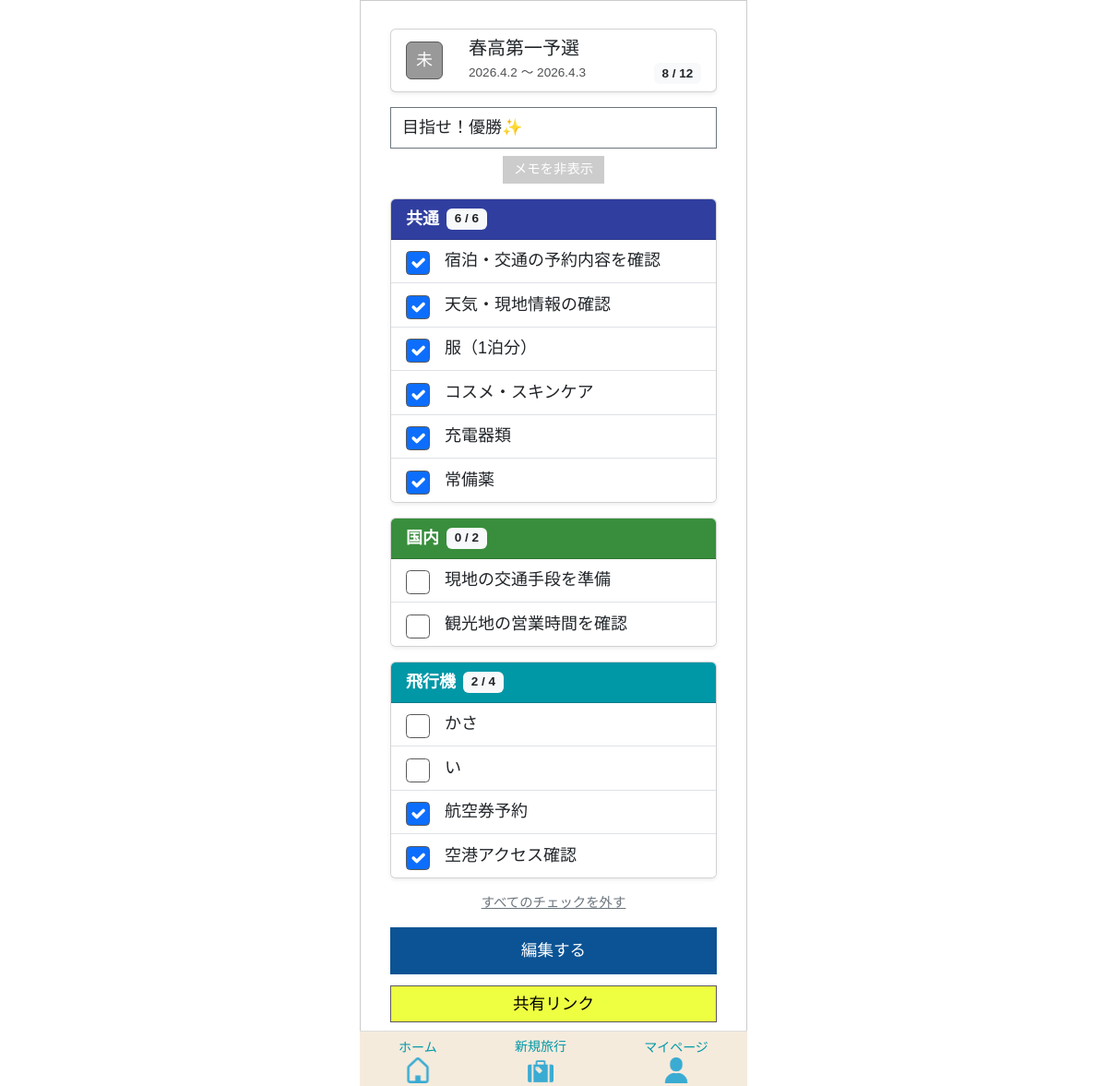
Screenshot of /tabipre/travel/310/ (signed in) with the database file from the repository.
### app/models/travel.py (models this page shows, shortened)
class Travel_info(models.Model):
    class LocationType(models.IntegerChoices):
        DOMESTIC = 0, _("国内")
        OVERSEAS = 1, _("海外")
    class StatusType(models.IntegerChoices):
        NOT_DONE  = 0, _("未")
        COMPLETE  = 1, _("完")
        PROCESSED = 2, _("済")
    travel_info_id = models.AutoField(
        primary_key=True,
        verbose_name=_("旅行情報ID")
    )
    user = models.ForeignKey(
        settings.AUTH_USER_MODEL,
        on_delete=models.CASCADE,
        verbose_name=_("ユーザーID")
    )
    travel_title = models.CharField(
        max_length=100,
        verbose_name=_("旅行タイトル")
    )
    start_date = models.DateField(
        verbose_name=_("開始日")
    )
    end_date = models.DateField(
        verbose_name=_("終了日")
    )
    location = models.IntegerField(
        choices=LocationType.choices,
        verbose_name=_("場所"),
    )
    memo = models.CharField(
        max_length=230,
        blank=True,
        verbose_name=_("メモ")
    )
    status = models.IntegerField(
        choices=StatusType.choices,
        default=0,
        verbose_name=_("ステータス")
    )
    transport = models.ManyToManyField(
        "Transport",
        through="Travelmode",
        verbose_name=_("交通手段")
    )
    created_at = models.DateTimeField(
        auto_now_add=True,
        verbose_name=_("作成日")
    )
    updated_at = models.DateTimeField(
       auto_now=True,
        verbose_name=_("更新日")
    )
    class Meta:
        verbose_name = _("旅行情報")
        verbose_name_plural = _("旅行情報")

### app/models/template.py (models this page shows, shortened)
class TravelCategory(models.Model):
    class TravelType(models.IntegerChoices):
        AUTO  = 0, _("初期作成")
        CUSTOM = 1, _("ユーザー追加")
    class CategoryColor(models.IntegerChoices):
        PINK       = 0, "#e91e63ff"
        LIGHT_PINK = 1, "#ffb7b2fe"
        ORANGE     = 2, "#f57c00ff"
        GREEN      = 3, "#388e3cff"
        CYAN       = 4, "#0097a7ff"
        BLUE       = 5, "#303f9ffe"
        BROWN      = 6, "#795548ff"
        PURPLE     = 7, "#7b1fa2ff"
    template = models.ForeignKey(
        Template,
        on_delete=models.CASCADE,
        verbose_name=_("テンプレートID")
    )
    category_name = models.CharField(
        max_length=50,
        verbose_name=_("分類名")
    )
    travel_type = models.IntegerField(
        choices=TravelType.choices,
        verbose_name=_("分類タイプ")
    )
    category_color = models.IntegerField(
        choices=CategoryColor.choices,
        verbose_name=_("分類カラー")
    )
    created_at = models.DateTimeField(
         auto_now_add=True,
         verbose_name=_("作成日")
         )
    updated_at = models.DateTimeField(
        auto_now=True,
        verbose_name=_("更新日")
        )
    class Meta:
      verbose_name = _("旅行の分類")
    @property
    def checked_count(self):
        return self.travelitem_set.filter(item_checked=1).count()
    @property
    def total_count(self):
        return self.travelitem_set.count()

class TravelItem(models.Model):
    class ItemChecked(models.IntegerChoices):
        NO  = 0, _("NO")
        YES = 1, _("YES")
    travel_category = models.ForeignKey(
        TravelCategory,
        on_delete=models.CASCADE,
        verbose_name=_("旅行の分類ID")
    )
    item_name = models.CharField(
        max_length=128,
        verbose_name=_("項目名")
    )
    item_checked = models.IntegerField(
        choices=ItemChecked.choices,
        verbose_name=_("チェック済み項目")
    )
    created_at = models.DateTimeField(
         auto_now_add=True,
         verbose_name=_("作成日")
         )
    updated_at = models.DateTimeField(
        auto_now=True,
        verbose_name=_("更新日")
        )
    class Meta:
      verbose_name = _("旅行の項目")

### app/views/old_travel/travel_detail.py (the view)
# urls.py: path("tabipre/travel/<int:travel_id>/", travel_detail, name="travel_detail"),
def travel_detail(request, travel_id):
    travel_info = get_object_or_404(Travel_info, pk=travel_id)
    template = Template.objects.filter(
    travel_info=travel_info
    ).first()
    if template:
        categories = TravelCategory.objects.filter(template=template)
        for cat in categories:
            cat.items = cat.travelitem_set.order_by('item_checked', 'id')
            cat.checked_count_display = cat.checked_count
            cat.total_count_display = cat.total_count
    else:
        categories = []
    items = TravelItem.objects.filter(
    travel_category__template__travel_info=travel_info
    )
    total_items = items.count()
    checked_items = items.filter(item_checked=1).count()
    today = timezone.now().date()
    if travel_info.end_date < today:
        status = "済"
    elif total_items > 0 and total_items == checked_items:
        status = "完"
    else:
        status = "未"
    travel_info.status_label = status
    context = {
        "travel_info": travel_info,
        "categories": categories,
        "template": template,
        "total_items": total_items,
        "checked_items": checked_items,
        "can_edit": True,
    }
    return render(request, "old_travel/travel_detail.html", context)

### templates/old_travel/travel_detail.html (shortened to what this page needs)
{% extends "base.html" %}
{% load static %}
{% block extra_css %}
{{ block.super }}
<link rel="stylesheet" href="{% static 'tabipre/css/old_template/template_base.css' %}">
{% endblock %}
{% block content %}
<div class="container mt-0">
  {% include "parts/travel_card.html" with card_travel_info=travel_info %}
  {% if travel_info.memo and not is_share_page %}
  <div class="mb-3">
    <div id="memoArea" class="collapse show">
      <div class="card memo-card">
           <div class="memo-inner">{{ travel_info.memo|linebreaksbr }}</div>
      </div>
    </div>
    <button class="memo-toggle-btn"
            data-bs-toggle="collapse"
            data-bs-target="#memoArea">
      メモを非表示
    </button>
  </div>
  {% endif %}
  {% for category in categories %}
  <div class="card mb-3 shadow-sm">
    <div class="card-header text-white d-flex justify-content-between align-items-center"
         style="background-color: {{ category.get_category_color_display }};">
      <div class="d-flex align-items-center">
        <strong>{{ category.category_name }}</strong>
        <span class="badge category-badge bg-light text-dark ms-2">
          {{ category.checked_count }} / {{ category.total_count }}
        </span>
      </div>
    </div>
    <ul id="cat{{ category.id }}" class="list-group list-group-flush">
      {% include "parts/category_card_editable.html" with category=category %}
    </ul>
  </div>
  {% endfor %}
  {% if can_edit %}
  <div class="mt-3">
    <a href="{% url 'app:travel_uncheck_all' travel_info.travel_info_id %}" class="uncheck-link">
      すべてのチェックを外す
    </a>
  </div>
  {% endif %}
  {% if can_edit %}
  <div class="mt-3 edit-button">
    {% if template %}
      <a href="{% url 'app:old_template_edit' template.id %}" class="btn btn-primary">
        編集する
      </a>
    {% else %}
      <span class="text-muted align-self-center">テンプレートは作成されていません</span>
    {% endif %}
    <a href="{% url 'app:travel_link' travel_info.travel_info_id %}" class="btn btn-link">
      共有リンク
    </a>
  </div>
  {% endif %}
</div>
{% endblock %}

### templates/base.html (shortened to what this page needs)
<!DOCTYPE html>
<html lang="ja">
<head>
    {% load static %}
    <link href="https://cdn.jsdelivr.net/npm/bootstrap@5.3.0/dist/css/bootstrap.min.css" rel="stylesheet">
    <link rel="stylesheet" href="https://cdn.jsdelivr.net/npm/bootstrap-icons@1.10.5/font/bootstrap-icons.css">
    <link rel="stylesheet" href="https://cdn.jsdelivr.net/npm/flatpickr/dist/themes/airbnb.css">
    {% block extra_css %}
    <link rel="stylesheet" href="{% static 'tabipre/css/base/base.css' %}">
    <link rel="stylesheet" href="{% static 'tabipre/css/base/calendar_style.css' %}">
    {% endblock %}
</head>
<body class="{% block body_class %}{% endblock %}">
    <div class="app-frame">
        <div class="content-wrapper container">
            {% block content %}
            {% endblock %}
        </div>
        {% if request.user.is_authenticated and not is_share_page %}
        <nav class="navbar navbar-light bottom-nav">
            <div class="d-flex w-100 text-center">
                <a class="nav-link flex-fill" href="{% url 'app:home' %}">
                    ホーム<br>
                    <img src="{% static 'tabipre/icons/home.png' %}" width="28">
                </a>
                <a class="nav-link flex-fill" href="{% url 'app:travel_step1' %}">
                    新規旅行<br>
                    <img src="{% static 'tabipre/icons/travel.png' %}" width="29">
                </a>
                <a class="nav-link flex-fill" href="{% url 'app:mypage' %}">
                    マイページ<br>
                    <img src="{% static 'tabipre/icons/mypage.png' %}" width="28">
                </a>
            </div>
        </nav>
        {% endif %}
    </div>
</body>
</html>

### templates/includes/toast.html (shortened to what this page needs)
{% load static %}

### templates/parts/travel_card.html (shortened to what this page needs)
<div class="card mb-3 shadow-sm">
    <div class="card-body">
        <div class="d-flex align-items-start">
            <span id="travelStatus-{{ card_travel_info.travel_info_id }}"
                  data-end-date="{{ card_travel_info.end_date|date:'Y-m-d' }}"
                  class="badge-t
                      {% if card_travel_info.status_label == '未' %}status-mi
                      {% elif card_travel_info.status_label == '完' %}status-kan
                      {% elif card_travel_info.status_label == '済' %}status-zumi
                      {% endif %}
                      status-vertical">
            </span>
            <div class="ms-2 flex-grow-1">
                <h5 class="mb-1">{{ card_travel_info.travel_title }}</h5>
                <div class="d-flex justify-content-between align-items-center">
                    <p class="travel-date mb-0">
                        {{ card_travel_info.start_date|date:"Y.n.j" }}
                        ～
                        {{ card_travel_info.end_date|date:"Y.n.j" }}
                    </p>
                    <span id="totalCheckCount" class="badge bg-light text-dark">
                    </span>
                </div>
            </div>
        </div>
    </div>
</div>

### templates/parts/category_card_editable.html
{% for item in category.items %}
    <li class="list-group-item">
        <div class="d-flex justify-content-between align-items-center">
            <div class="d-flex align-items-center">
                <input type="checkbox"
                       class="form-check-input me-3"
                       onchange="toggleItem(this, {{ item.id }})"
                       {% if item.item_checked %}checked{% endif %}>
                <span>{{ item.item_name }}</span>
            </div>
        </div>
    </li>
{% empty %}
    <li class="list-group-item text-muted">項目がありません</li>
{% endfor %}

### static/tabipre/css/base/base.css (style rules this page uses)
.app-frame { max-width: 420px; margin: 0 auto; min-height: 100vh; padding: 8px; padding-top: 30px; background: #fff; border: 1px solid #ccc; color: #595959; display: flex; flex-direction: column; box-sizing: border-box; font-family: Arial, Helvetica, sans-serif; }
.bottom-nav { position: fixed; bottom: 0; left: 50%; transform: translateX(-50%); width: 100%; max-width: 420px; height: 60px; padding: 6px 0; background: #f5ebdd; border-top: 1px solid #ddd; z-index: 999; }
.bottom-nav a { color: #0097a7; font-size: 14px; text-decoration: none; }
.bottom-nav a:nth-child(2) img { line-height: 3px; margin-top: 2px; }
.btn, .btn-primary, .app-btn, .app-btn-primary, .app-btn-secondary, .app-btn-warning { border-radius: 0 !important; }
.content-wrapper { padding-bottom: 60px !important; }
.badge-t { display: inline-block; min-width: 32px; padding: 6px 10px; margin: 5px 20px 0 0 !important; border-radius: 6px; border: 1px solid #595959; font-size: 18px; }
.status-mi { background: #999; color: #fff; }
.card .travel-date { font-size: 0.85rem; opacity: 0.8; margin: 0; }
.card-body { padding: 8px 16px !important; }
input, select, textarea, input.form-control, select.form-control, textarea.form-control { width: 100%; padding: 4px 8px; font-size: 18px; border: 1px solid #595959 !important; border-radius: 6px; box-sizing: border-box; }
html { overflow-y: scroll; }
body { font-size: 18px; }
.form-check-input { -webkit-appearance: none; appearance: none; }
.form-check-input { width: 26px; height: 26px; }
.bottom-nav.navbar { padding-left: 0 !important; padding-right: 0 !important; }
.bottom-nav img { width: 28px; height: 28px; object-fit: contain; }
.bottom-nav a { display: flex; flex-direction: column; align-items: center; justify-content: center; }

### static/tabipre/css/old_template/template_base.css (style rules this page uses)
.uncheck-link { color: #6c757d !important; font-size: 0.9rem; display: block; text-align: center; }
.edit-button { display: flex; flex-direction: column; gap: 0.75rem; width: 100%; }
.edit-button a { width: 100%; text-align: center; padding: 12px 0; font-size: 1.1rem; }
#memoArea .card, .memo-card { border: 1px solid #6c757d; border-radius: 0; }
.memo-inner { padding: 8px 12px; white-space: pre-line; text-align: left; max-height: 120px; overflow-y: auto; line-height: 1.5; }
.memo-toggle-btn { display: block; margin: 8px auto 0; padding: 4px 12px; background: #ccc; color: #fff; border: none; border-radius: 0; font-size: 0.9rem; cursor: pointer; }
.btn-primary { background: #4a90e2; border: none; font-size: 1.2rem; padding: 10px; }
.edit-button .btn-primary { background: #0b5394; }
.edit-button .btn-link { background: #eeff41; color: #000 !important; border: 1.5px solid #595959; padding: 6px 12px; border-radius: 4px; text-decoration: none; }
input[type="text"], button { border-radius: 0; }

### rows the page displays
Travel_info: travel_title "春高第一予選", start_date "2026.4.2", end_date "2026.4.3", memo "目指せ！優勝✨"
TravelCategory: category_name "共通", checked_count "6", total_count "6"
TravelItem: item_checked "☑", item_name "宿泊・交通の予約内容を確認"
TravelItem: item_checked "☑", item_name "天気・現地情報の確認"
TravelItem: item_checked "☑", item_name "服（1泊分）"
TravelItem: item_checked "☑", item_name "コスメ・スキンケア"
TravelItem: item_checked "☑", item_name "充電器類"
TravelItem: item_checked "☑", item_name "常備薬"
TravelCategory: category_name "国内", checked_count "0", total_count "2"
TravelItem: item_name "現地の交通手段を準備"
TravelItem: item_name "観光地の営業時間を確認"
TravelCategory: category_name "飛行機", checked_count "2", total_count "4"
TravelItem: item_name "かさ"
TravelItem: item_name "い"
TravelItem: item_checked "☑", item_name "航空券予約"
TravelItem: item_checked "☑", item_name "空港アクセス確認"
